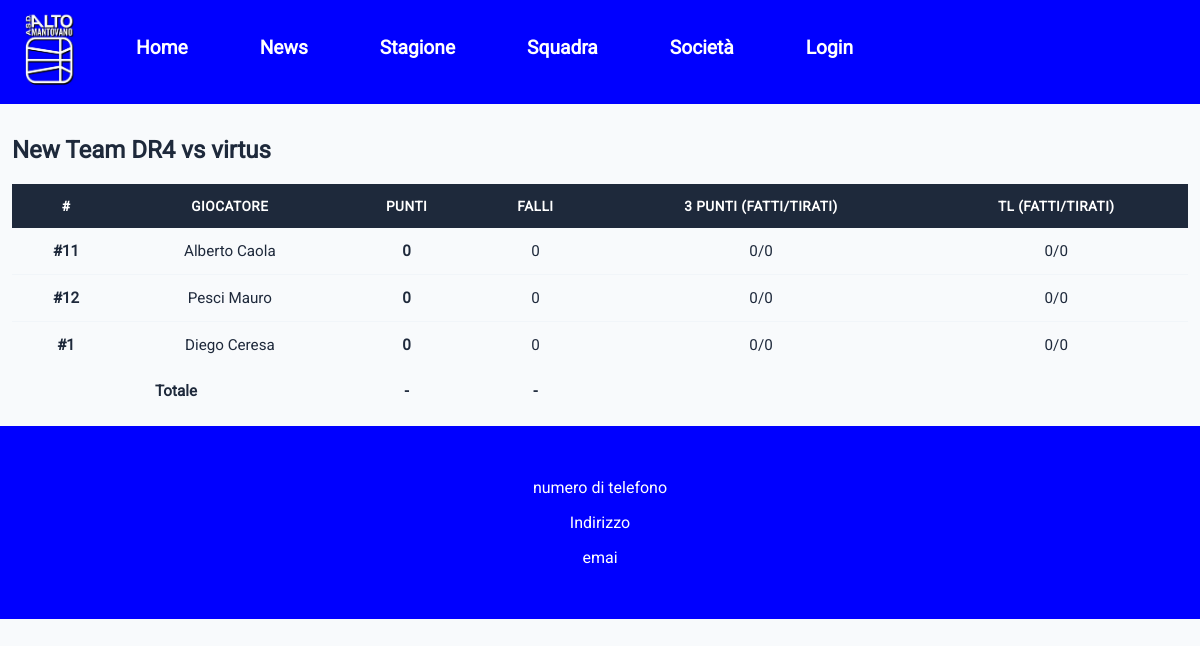
Screenshot of /teams/3/stats-partita/ with the database file from the repository.
### teams/models.py (models this page shows, shortened)
class Matches(models.Model):
    LOCATION_CHOICES = (
        ('HOME', 'Casa'),
        ('AWAY', 'Trasferta'),
    )
    team = models.ForeignKey(Squadre, related_name='matches',on_delete=models.CASCADE)
    avversari = models.CharField( max_length=50)
    giornoPartita = models.DateTimeField(auto_now=False, auto_now_add=False)
    giocata = models.BooleanField(default=False)
    location_type=models.CharField(choices=LOCATION_CHOICES, max_length=4)
    indirizzo = models.CharField(max_length=100)
    puntiFatti = models.PositiveIntegerField(null=True,blank=True)
    puntiSubiti = models.PositiveIntegerField(null=True,blank=True)
    players_stats = models.ManyToManyField(
        settings.AUTH_USER_MODEL,
        through='PlayerMatchStats',
        related_name='match_performances'
    )
    class Meta:
        ordering = ['giornoPartita']
        verbose_name_plural = "Matches"

class Squadre(models.Model):
    nome = models.CharField(max_length=50)
    categoria = models.CharField(max_length=50)
    allenatori = models.ManyToManyField(
        settings.AUTH_USER_MODEL,
        limit_choices_to={'ruolo':'allenatori'},
        blank=True,
        related_name='squadre'
    )

class PlayerMatchStats(models.Model):
    partita = models.ForeignKey(Matches, related_name='player_stats', on_delete=models.CASCADE)
    player = models.ForeignKey(
        settings.AUTH_USER_MODEL,
        on_delete=models.CASCADE,
        related_name='stats',
        limit_choices_to={'ruolo': 'atleta'}
    )
    points = models.PositiveIntegerField(default=0)
    fouls = models.PositiveIntegerField(default=0)
    three_pointers_made = models.PositiveIntegerField(default=0)
    three_pointers_attempted = models.PositiveIntegerField(default=0)
    free_throws_made = models.PositiveIntegerField(default=0)
    free_throws_attempted = models.PositiveIntegerField(default=0)
    numero_maglia = models.PositiveIntegerField(
        null=True,
        blank=True,
        verbose_name="Numero di maglia",
        validators=[
            MinValueValidator(0),
            MaxValueValidator(99)
        ]
    )
    class Meta:
        verbose_name = "Statistica Giocatore Partita"
        verbose_name_plural = "Statistiche Giocatori Partite"
        constraints = [
                    models.UniqueConstraint(
                        fields=['partita', 'player'],
                        name='unique_player_per_partita'
                    ),
                    models.UniqueConstraint(
                        fields=['partita', 'numero_maglia'],
                        name='unique_numero_maglia_per_partita'
            )
                ]

### login/models.py (models this page shows, shortened)
class CustomUser(AbstractUser):
    email = models.EmailField(unique=True, max_length=254)
    RUOLI = (
        ('allenatori','Coach'),
        ('dirigente','Dirigente'),
        ('atleta','Atleta'),
    )
    ruolo = models.CharField(choices=RUOLI, max_length=50,default='dirigente')
    telefono = models.CharField(blank=True,null=True, max_length=20)
    USERNAME_FIELD = 'email'
    REQUIRED_FIELDS = ['username']

### teams/views.py (the view)
# urls.py: path('<int:pk>/stats-partita/',MatchesDetailView.as_view(),name='statsPartita'),
class MatchesDetailView(DetailView):
    model = Matches
    context_object_name = 'match'
    template_name= 'teams/match_detail.html'
    def get_context_data(self, **kwargs):
        context = super().get_context_data(**kwargs)
        context['stats_list'] = self.object.player_stats.all().order_by('-points')
        context['totale_punti'] = self.object.player_stats.aggregate(Sum('points'))['points__sum'] or 0
        context['totale_falli'] = self.object.player_stats.aggregate(Sum('fouls'))['fouls__sum'] or 0
        context['show_totals'] = True
        return context

### teams/templates/teams/match_detail.html
{% extends 'template.html' %}
{% block content %}
  <h2>{{ match.team.nome }} vs {{ match.avversari }}</h2>
  {% include 'teams/includes/_stats_table.html' %}
{% endblock %}

### teams/templates/teams/includes/_stats_table.html
<table class="custom-table">
  <thead>
    <tr>
      <th>#</th>
      <th>Giocatore</th>
      <th>Punti</th>
      <th>Falli</th>
      <th>3 Punti (Fatti/Tirati)</th>
      <th>TL (Fatti/Tirati)</th>
    </tr>
  </thead>
  <tbody>
    {% for stat in stats_list %}
      <tr>
        <td>
          {% if stat.numero_maglia is not None %}
            <strong>#{{ stat.numero_maglia }}</strong>
          {% else %}
            -
          {% endif %}
        </td>
        <td>{{ stat.player.get_full_name }}</td>
        <td><strong>{{ stat.points }}</strong></td>
        <td>{{ stat.fouls }}</td>
        <td>{{ stat.three_pointers_made }}/{{ stat.three_pointers_attempted }}</td>
        <td>{{ stat.free_throws_made }}/{{ stat.free_throws_attempted }}</td>
      </tr>
    {% empty %}
      <tr>
        <td colspan="6" class="text-center">Nessuna statistica inserita per questa partita.</td>
      </tr>
    {% endfor %}
  </tbody>
  {% if show_totals and stats_list %}
    <tfoot>
      <tr>
        <td colspan="2"><strong>Totale</strong></td>
        <td><strong>{{ totale_punti|default:"-" }}</strong></td>
        <td><strong>{{ totale_falli|default:"-" }}</strong></td>
        <td colspan="2"></td>
      </tr>
    </tfoot>
  {% endif %}
</table>

### static/template.css (style rules this page uses)
body { background-color: #f8fafc; display: grid; grid-template-columns: auto; margin: 0; padding: 0; font-family: "Roboto", sans-serif; overflow-x: hidden; color: #1e293b; }
.custom-table { width: 100%; min-width: 650px; border-collapse: collapse; font-size: 0.95rem; text-align: center; box-sizing: border-box; }
.custom-table thead tr { background-color: #1e293b; color: #ffffff; font-weight: 600; text-transform: uppercase; font-size: 0.85rem; letter-spacing: 0.5px; }
.custom-table th, .custom-table td { padding: 14px 18px; white-space: nowrap; }
.custom-table tbody tr { border-bottom: 1px solid #f1f5f9; transition: background-color 0.2s ease; }
.custom-table tbody tr:nth-of-type(even) { background-color: #f8fafc; }
.custom-table tbody tr:last-of-type { border-bottom: none; }

### rows the page displays
Matches: team.nome "New Team DR4", avversari "virtus"
PlayerMatchStats: numero_maglia "11", player.get_full_name "Alberto Caola", points "0", fouls "0", three_pointers_made "0", three_pointers_attempted "0", free_throws_made "0", free_throws_attempted "0"
PlayerMatchStats: numero_maglia "12", player.get_full_name "Pesci Mauro", points "0", fouls "0", three_pointers_made "0", three_pointers_attempted "0", free_throws_made "0", free_throws_attempted "0"
PlayerMatchStats: numero_maglia "1", player.get_full_name "Diego Ceresa", points "0", fouls "0", three_pointers_made "0", three_pointers_attempted "0", free_throws_made "0", free_throws_attempted "0"

### other values shown
{{ totale_punti|default:"-" }} "-"
{{ totale_falli|default:"-" }} "-"
